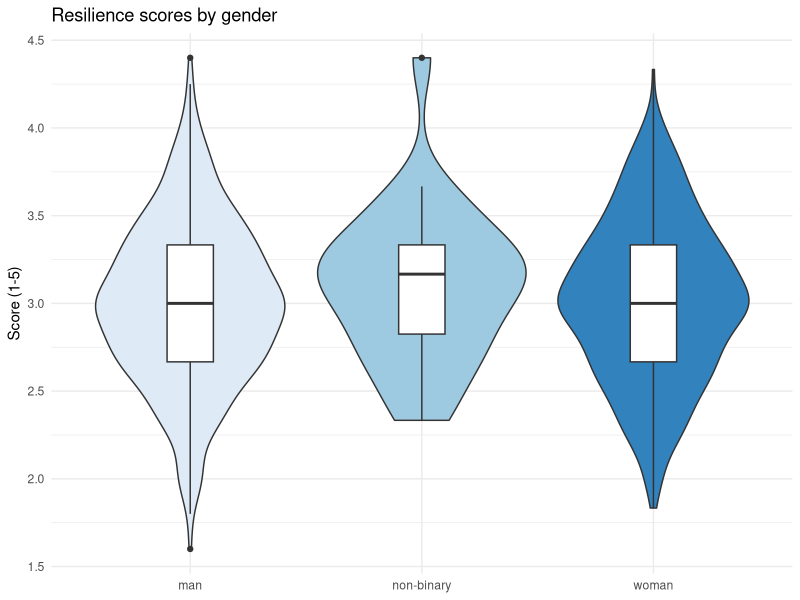
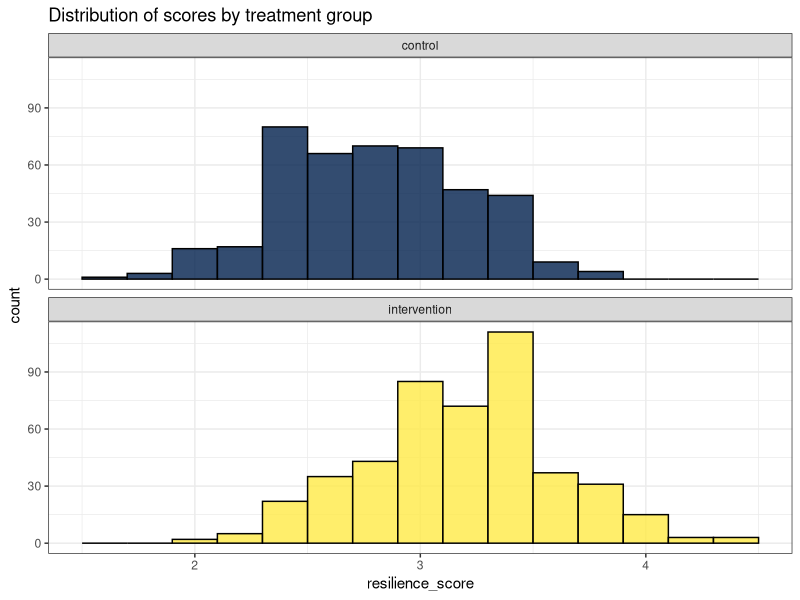
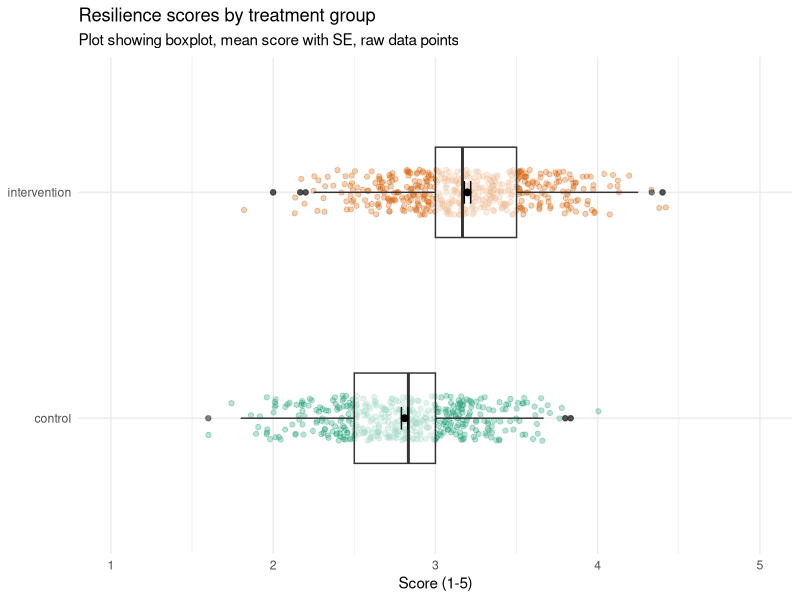

The R script that drew these images, in order:
## ---- chunk 1
library(tidyverse)
demo_data <- read_csv("data/resilience/demographic_data.csv")
q_data <- read_csv("data/resilience/questionnaire_data.csv")
scoring <- read_csv("data/resilience/scoring.csv")

## ---- chunk 2
demo_cleaned <- demo_data %>%
  mutate(treatment = factor(treatment, # the variable you're converting
                            levels = c(1,2), # original values
                            labels = c("control", "intervention"))) # new labels
## ---- chunk 3
demo_cleaned <- demo_data %>%
  mutate(treatment = factor(treatment, 
                            levels = c(1,2), 
                            labels = c("control", "intervention")),
         gender = as.factor(gender)) # simpler version when no need to update labels
## ---- chunk 4
demo_cleaned <- demo_data %>%
  mutate(treatment = factor(treatment, 
                            levels = c(1,2), 
                            labels = c("control", "intervention")),
         gender = as.factor(gender),
         participant_ID = as.character(participant_ID)) # convert to character
## ---- chunk 5
q_cleaned <- q_data %>%
  mutate(participant_ID = as.character(participant_ID))
## ---- chunk 6
dat_wide <- inner_join(x = demo_cleaned, y = q_cleaned, by = "participant_ID") 
## ---- chunk 7
dat_long <- dat_wide %>%
  pivot_longer(cols = bounce_back_quickly:long_time_over_setbacks, 
               names_to = "item", 
               values_to = "response")
  
## ---- chunk 8
dat <- inner_join(x = dat_long, y = scoring, by = c("item", "response"))
## ---- chunk 9
dat_scores <- dat %>%
  group_by(participant_ID, age, gender, treatment) %>%
  summarise(resilience_score = mean(score, na.rm = TRUE)) %>%
  ungroup()
## ---- chunk 10
dat_scores %>%
  group_by(gender) %>%
  summarise(group_score = mean(resilience_score, na.rm = TRUE))
## ---- chunk 11
dat_scores %>%
  group_by(treatment) %>%
  summarise(group_score = mean(resilience_score, na.rm = TRUE))
## ---- chunk 12
ggplot(dat_scores, aes(x = gender, y = resilience_score, fill = gender)) +
  geom_violin() +
  geom_boxplot(width=.2, fill = "white") +
  theme_minimal() +
  scale_fill_brewer() +
  guides(fill = "none") +
  labs(title = "Resilience scores by gender", y = "Score (1-5)", x = NULL)
## ---- chunk 13
ggplot(dat_scores, aes(x = resilience_score, fill = treatment)) +
  geom_histogram(binwidth = .2, colour = "black", alpha = .8) +
  facet_wrap(~treatment, nrow= 2)+
  guides(fill = "none") +
  labs(title = "Distribution of scores by treatment group")+
  scale_fill_viridis_d(option = "E") +
  theme_bw()
## ---- chunk 14
ggplot(dat_scores, aes(x = treatment, y = resilience_score)) +
  geom_jitter(width = .1, height = .2, alpha = .3, aes(colour = treatment)) +
  geom_boxplot(width = .4, alpha = .6) +
  stat_summary(geom = "point", 
               fun = "mean", 
               size = 2, colour = "black") +
  stat_summary(geom = "errorbar", 
               fun.data = "mean_se", 
               colour = "black", width = .1) +
theme_minimal() +
  coord_flip(ylim = c(1,5)) +
  guides(colour = "none") +
  labs(title = "Resilience scores by treatment group", subtitle = "Plot showing boxplot, mean score with SE, raw data points", x = NULL, y = "Score (1-5)") +
  scale_colour_brewer(palette = "Dark2") 
